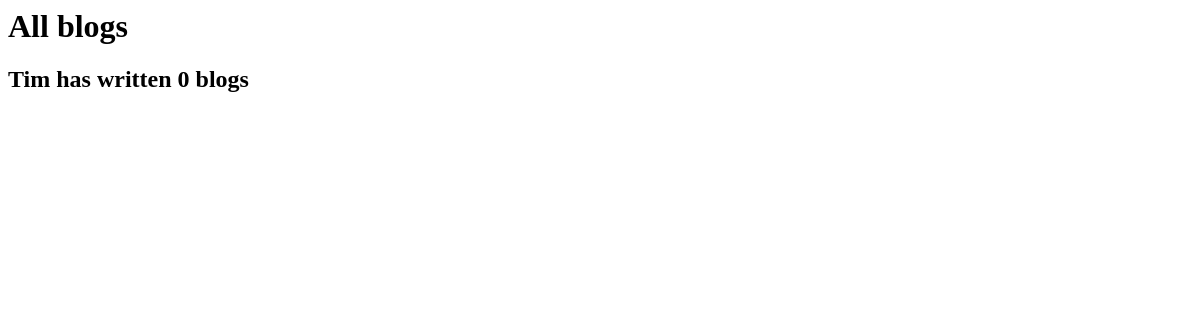
Page /blog/ on the earlier database version.
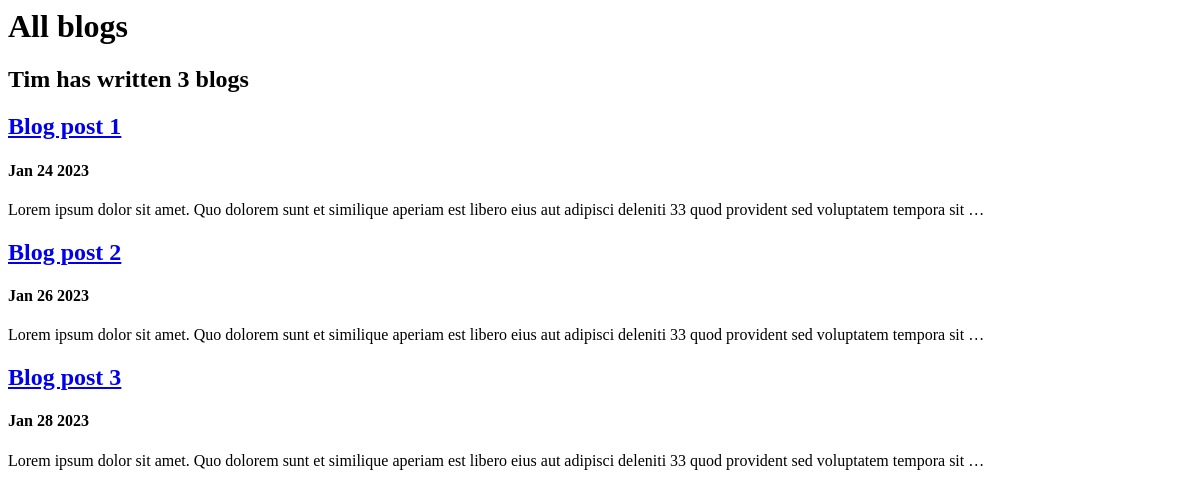
Same page on the later database version.
### blog/models.py (models this page shows, shortened)
class Blog(models.Model):
    title = models.CharField(max_length=100)
    date = models.DateField(default=date.today)
    entry = models.TextField()

### blog/views.py (the view)
# urls.py: path('', views.all_blogs, name='all_blogs'),
def all_blogs(request):
    blogs = Blog.objects.all()
    return render(request, 'blog/all_blogs.html', {'blogs':blogs})

### blog/templates/blog/all_blogs.html
<h1>All blogs</h1>
<h2>Tim has written {{ blogs.count }} blog{{ blogs.count|pluralize}}</h2>
{% for blog in blogs %}
<a href="{% url 'blog:detail' blog.id %}"><h2>{{ blog.title }}</h2></a>
<h4>{{ blog.date|date:'M d Y' }}</h4>
<p>{{ blog.entry|striptags|truncatechars:150 }}</p>
{% endfor %}

Differences in the rows shown:
added Blog: title "Blog post 1", date "Jan 24 2023", entry "Lorem ipsum dolor sit amet. Quo dolorem sunt et similique aperiam est libero eius aut adipisci deleniti 33 quod provident sed voluptatem tempora sit …"
added Blog: title "Blog post 2", date "Jan 26 2023", entry "Lorem ipsum dolor sit amet. Quo dolorem sunt et similique aperiam est libero eius aut adipisci deleniti 33 quod provident sed voluptatem tempora sit …"
added Blog: title "Blog post 3", date "Jan 28 2023", entry "Lorem ipsum dolor sit amet. Quo dolorem sunt et similique aperiam est libero eius aut adipisci deleniti 33 quod provident sed voluptatem tempora sit …"
Other differences:
{{ blogs.count }}: "0" → "3"
